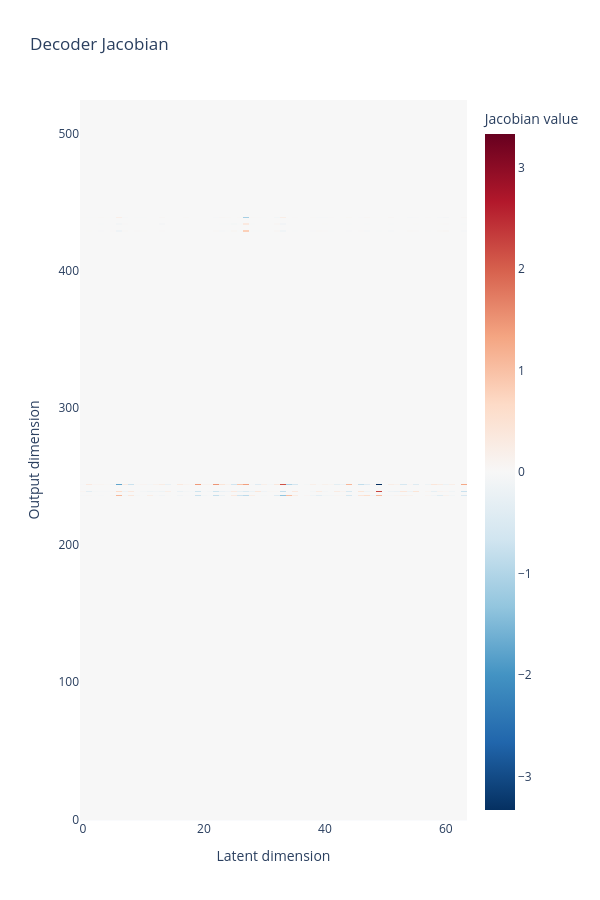

Notebook source saved alongside this figure:
### Code cell
jacobian_np = jacobian.detach().cpu().numpy()

# Use a symmetric color range centered at zero
color_limit = abs(jacobian_np).max()

fig = go.Figure(
    go.Heatmap(
        z=jacobian_np,
        colorscale="RdBu_r",
        zmid=0,
        zmin=-color_limit,
        zmax=color_limit,
        colorbar=dict(title="Jacobian value"),
        hovertemplate=(
            "Output dimension: %{y}<br>"
            "Latent dimension: %{x}<br>"
            "Value: %{z:.3e}<extra></extra>"
        ),
    )
)

fig.update_layout(
    title="Decoder Jacobian",
    xaxis_title="Latent dimension",
    yaxis_title="Output dimension",
    template="plotly_white",
    width=600,
    height=900,
)

fig.show()

### Figure 1 — Plotly figure (JSON) as saved in the notebook; plotly's stock layout.template omitted (floating-point values rounded to 4 significant figures; data arrays with more than 128 entries replaced by an {"elided": "..."} marker saying what was removed)
{"data": [{"colorbar": {"title": {"text": "Jacobian value"}}, "colorscale": [[0, "rgb(5,48,97)"], [0.1, "rgb(33,102,172)"], [0.2, "rgb(67,147,195)"], [0.3, "rgb(146,197,222)"], [0.4, "rgb(209,229,240)"], [0.5, "rgb(247,247,247)"], [0.6, "rgb(253,219,199)"], [0.7, "rgb(244,165,130)"], [0.8, "rgb(214,96,77)"], [0.9, "rgb(178,24,43)"], [1, "rgb(103,0,31)"]], "hovertemplate": "Output dimension: %{y}<br>Latent dimension: %{x}<br>Value: %{z:.3e}<extra></extra>", "type": "heatmap", "z": {"elided": "525x64 float values"}, "zmax": 3.329, "zmid": 0, "zmin": -3.329}], "layout": {"height": 900, "title": {"text": "Decoder Jacobian"}, "width": 600, "xaxis": {"title": {"text": "Latent dimension"}}, "yaxis": {"title": {"text": "Output dimension"}}}}
